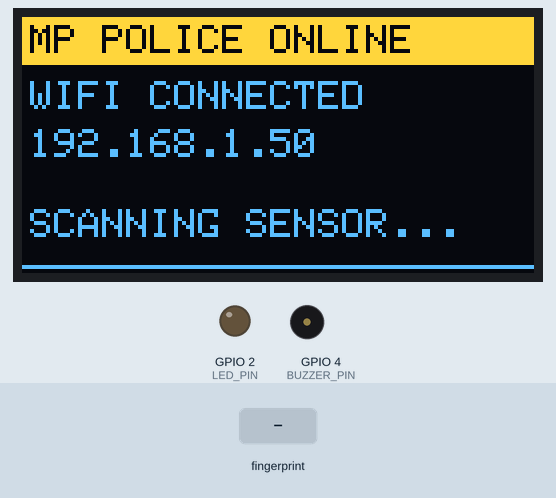
Recording of a sketch running on a simulated ESP32. On the bench: 128×64 one-colour display, output pins drawn as LEDs (lit = HIGH), buzzer (waves = sounding, pin HIGH). The inputs (shaded band) are chosen by the test bench. The OLED is the two-colour kind (top 16 rows yellow); WiFi joins after 1.5 s; servers stay silent unless stated; uploads are accepted with an empty reply; what the sketch prints to the serial monitor is not drawn.

Above: at 1.6 s.
At 3.9 s:
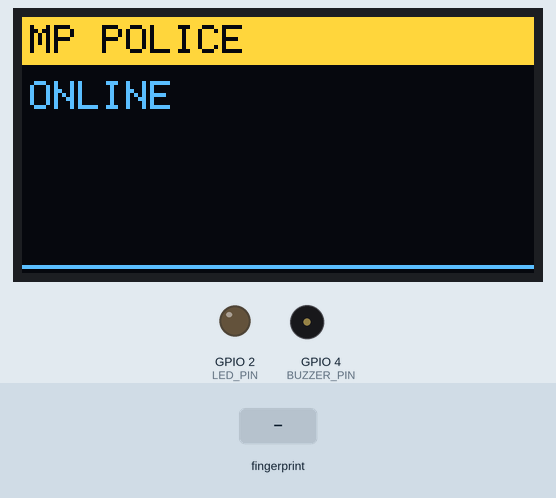
4.0 s: finger stored as number 1 placed on the sensor
At 4.41 s:
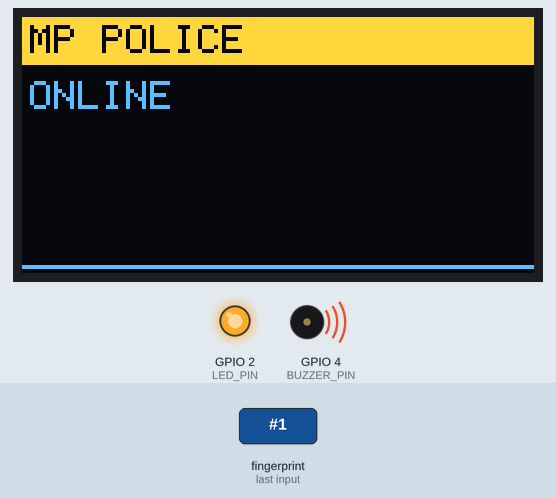
Timing chart, 0 to 7.0 s (numbered marks = the images above; inputs shaded):
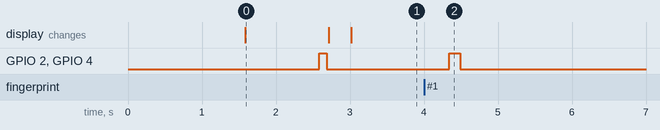

Measured:
- after the input at 4.0 s, GPIO 2 (LED_PIN), GPIO 4 (BUZZER_PIN): LOW → HIGH after 0.34 s, → LOW 0.15 s later
- what the display in image 0 shows lasts 1.1 s, from 1.6 s to 2.7 s

The sketch:

esp32_firmware.ino
```cpp
/**
 * ==============================================================================
 * MP POLICE - ABHEDYA CRIME INTELLIGENCE PLATFORM
 * ESP32 + 0.96" I2C OLED (SSD1306) + Biometric Fingerprint Scanner (R307/AS608)
 * ==============================================================================
 * Firmware Version: 2.4.0 (Hardware 2-Factor Biometric + Dynamic OLED OTP)
 *
 * Target Board: ESP32 Dev Module / NodeMCU-32S
 * Communication: HTTP REST Polling & Event Postings
 *
 * Hardware Pin Connections:
 * -------------------------------------------------------------
 * 1. 0.96" SSD1306 OLED Display (I2C):
 *    - VCC  -> 3.3V / 5V
 *    - GND  -> GND
 *    - SCL  -> GPIO 22 (ESP32 I2C SCL)
 *    - SDA  -> GPIO 21 (ESP32 I2C SDA)
 *
 * 2. R307 / AS608 Optical Fingerprint Scanner (UART Serial2):
 *    - VCC  -> 5V (Red)
 *    - GND  -> GND (Black)
 *    - TX   -> GPIO 16 (ESP32 RX2 - Green/Yellow)
 *    - RX   -> GPIO 17 (ESP32 TX2 via voltage divider if needed - White)
 *
 * 3. Status Buzzer / LED (Optional):
 *    - BUZZER -> GPIO 4
 *    - GREEN_LED -> GPIO 2
 * ==============================================================================
 */

#include <WiFi.h>
#include <HTTPClient.h>
#include <Wire.h>
#include <Adafruit_GFX.h>
#include <Adafruit_SSD1306.h>
#include <Adafruit_Fingerprint.h>
#include <ArduinoJson.h>

// ---------------- Wi-Fi & Gateway Configuration ----------------
const char* WIFI_SSID     = "MPP_POLICE_SECURE_WIFI";
const char* WIFI_PASSWORD = "PoliceCommand@2026";

// Server Gateway URL running Abhedya Platform
// Replace with your server IP (e.g. http://192.168.1.100:3000)
const char* SERVER_BASE_URL = "http://192.168.1.100:3000";

// Device Identification
const char* DEVICE_ID = "ESP32-OLED-BIO-01";

// ---------------- OLED Configuration ----------------
#define SCREEN_WIDTH 128
#define SCREEN_HEIGHT 64
#define OLED_RESET -1
Adafruit_SSD1306 display(SCREEN_WIDTH, SCREEN_HEIGHT, &Wire, OLED_RESET);

// ---------------- Fingerprint Sensor Configuration ----------------
// Hardware Serial 2 on ESP32 (RX=16, TX=17)
HardwareSerial mySerial(2);
Adafruit_Fingerprint finger = Adafruit_Fingerprint(&mySerial);

// Output Indicator Pins
#define BUZZER_PIN 4
#define LED_PIN 2

// State Tracking
unsigned long lastPollTime = 0;
const unsigned long POLL_INTERVAL = 1500; // Poll server every 1.5s for display state
String currentMode = "STANDBY";
int lastFingerprintId = -1;

void beep(int ms = 80) {
  digitalWrite(BUZZER_PIN, HIGH);
  digitalWrite(LED_PIN, HIGH);
  delay(ms);
  digitalWrite(BUZZER_PIN, LOW);
  digitalWrite(LED_PIN, LOW);
}

void renderOLED(const char* header, const char* line1, const char* line2, const char* line3, bool isOtp = false) {
  display.clearDisplay();

  // Header bar
  display.fillRect(0, 0, 128, 12, SSD1306_WHITE);
  display.setTextColor(SSD1306_BLACK);
  display.setTextSize(1);
  display.setCursor(2, 2);
  display.print(header);

  // Body text
  display.setTextColor(SSD1306_WHITE);
  display.setCursor(2, 16);
  display.print(line1);

  display.setCursor(2, 28);
  if (isOtp) {
    display.setTextSize(2);
    display.print(line2);
    display.setTextSize(1);
  } else {
    display.print(line2);
  }

  display.setCursor(2, 48);
  display.print(line3);

  // Bottom line accent
  display.drawFastHLine(0, 62, 128, SSD1306_WHITE);

  display.display();
}

void setup() {
  Serial.begin(115200);
  pinMode(BUZZER_PIN, OUTPUT);
  pinMode(LED_PIN, OUTPUT);
  digitalWrite(BUZZER_PIN, LOW);
  digitalWrite(LED_PIN, LOW);

  // Initialize OLED Display (I2C address 0x3C typically)
  Wire.begin(21, 22);
  if (!display.begin(SSD1306_SWITCHCAPVCC, 0x3C)) {
    Serial.println(F("SSD1306 allocation failed"));
  } else {
    renderOLED("MP POLICE ABHEDYA", "BOOTING SYSTEM...", "CONNECTING WIFI", "ESP32 INITIALIZING");
  }

  // Initialize Wi-Fi
  Serial.print("Connecting to Wi-Fi: ");
  Serial.println(WIFI_SSID);
  WiFi.begin(WIFI_SSID, WIFI_PASSWORD);
  int wifiRetries = 0;
  while (WiFi.status() != WL_CONNECTED && wifiRetries < 20) {
    delay(500);
    Serial.print(".");
    wifiRetries++;
  }

  if (WiFi.status() == WL_CONNECTED) {
    Serial.println("\nWiFi Connected! IP: " + WiFi.localIP().toString());
    renderOLED("MP POLICE ONLINE", "WIFI CONNECTED", WiFi.localIP().toString().c_str(), "SCANNING SENSOR...");
  } else {
    Serial.println("\nWiFi connection failed! Continuing in offline/mock sensor mode.");
    renderOLED("WIFI OFFLINE", "LOCAL LINK ACTIVE", "CHECK ROUTER IP", "STANDBY READY");
  }

  // Initialize Fingerprint Sensor
  finger.begin(57600);
  if (finger.verifyPassword()) {
    Serial.println("Found optical fingerprint sensor!");
    beep(100);
  } else {
    Serial.println("Fingerprint sensor not responding. Check baud rate / wiring.");
  }

  renderOLED("MP POLICE • ABHEDYA", "SYSTEM ACTIVE", "ESP32 + OLED + BIO", "READY FOR 2FA AUTH");
}

int getFingerprintID() {
  uint8_t p = finger.getImage();
  if (p != FINGERPRINT_OK) return -1;

  p = finger.image2Tz();
  if (p != FINGERPRINT_OK) return -1;

  p = finger.fingerSearch();
  if (p == FINGERPRINT_OK) {
    Serial.print("Found ID #"); Serial.print(finger.fingerID);
    Serial.print(" with confidence of "); Serial.println(finger.confidence);
    beep(150);
    return finger.fingerID;
  }
  return -1;
}

void pollServerState() {
  if (WiFi.status() != WL_CONNECTED) return;

  HTTPClient http;
  String url = String(SERVER_BASE_URL) + "/api/hardware/esp32-poll";
  http.begin(url);
  http.addHeader("Content-Type", "application/json");

  StaticJsonDocument<256> doc;
  doc["deviceId"] = DEVICE_ID;
  doc["ip"] = WiFi.localIP().toString();
  String reqBody;
  serializeJson(doc, reqBody);

  int httpCode = http.POST(reqBody);
  if (httpCode == 200) {
    String payload = http.getString();
    StaticJsonDocument<512> resp;
    deserializeJson(resp, payload);

    const char* header = resp["display"]["header"] | "MP POLICE";
    const char* line1  = resp["display"]["line1"] | "ONLINE";
    const char* line2  = resp["display"]["line2"] | "";
    const char* line3  = resp["display"]["line3"] | "";
    const char* mode   = resp["display"]["mode"] | "STANDBY";

    currentMode = String(mode);
    bool isOtpMode = (currentMode == "DISPLAYING_OTP");
    renderOLED(header, line1, line2, line3, isOtpMode);
  }
  http.end();
}

void notifyFingerprintScanned(int slotId) {
  if (WiFi.status() != WL_CONNECTED) return;

  HTTPClient http;
  String url = String(SERVER_BASE_URL) + "/api/hardware/scan-biometric";
  http.begin(url);
  http.addHeader("Content-Type", "application/json");

  StaticJsonDocument<256> doc;
  doc["deviceId"] = DEVICE_ID;
  doc["fingerprintSlot"] = slotId;
  doc["timestamp"] = millis();
  String reqBody;
  serializeJson(doc, reqBody);

  int httpCode = http.POST(reqBody);
  Serial.print("Biometric scan reported. Server HTTP: ");
  Serial.println(httpCode);
  http.end();
}

void loop() {
  // Check for fingerprint sensor touches
  int fingerId = getFingerprintID();
  if (fingerId != -1) {
    Serial.println("Valid fingerprint touched on sensor!");
    notifyFingerprintScanned(fingerId);
    delay(1000); // Prevent duplicate triggers
  }

  // Poll server for OLED screen updates
  if (millis() - lastPollTime > POLL_INTERVAL) {
    lastPollTime = millis();
    pollServerState();
  }

  delay(20);
}
```
